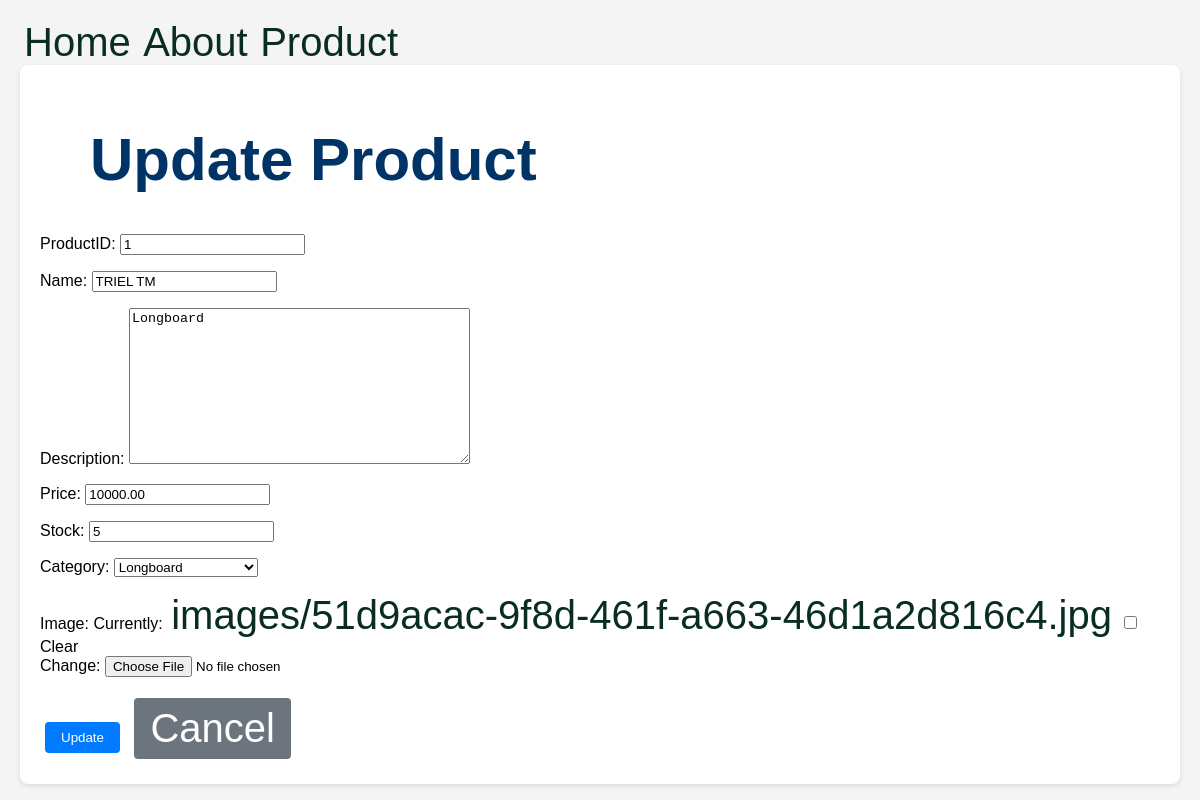
Page /product/1/update/ on the committed database.
### app/models.py (models this page shows, shortened)
class Product(models.Model):
    productID = models.CharField(max_length=20, primary_key=True)
    name = models.CharField(max_length=100)
    description = models.TextField()
    price = models.DecimalField(max_digits=10, decimal_places=2)
    stock = models.PositiveIntegerField()
    category = models.ForeignKey(Category, related_name="products", on_delete=models.CASCADE)
    image = models.ImageField(null=True, blank=True, upload_to='images/')

class Category(models.Model):
    categoryID = models.AutoField(primary_key=True)
    name = models.CharField(max_length=50, unique=True)
    description = models.TextField(null=True, blank=True)
    def __str__(self):
        return self.name

### app/views.py (the view)
# urls.py: path('product/<int:pk>/update/', ProductUpdateView.as_view(), name='product_update'),
class ProductUpdateView(UpdateView):
    model = Product
    fields = '__all__'
    success_url = reverse_lazy('product_list')

### app/templates/app/product_form.html (shortened to what this page needs)
{% extends 'app/base.html' %}
{% load static %}
{% block content %}
    <link rel="stylesheet" href="{% static 'css/style.css' %}">
<div class="form-container">  <h1>{% if form.instance.pk %}Update{% else %}Create{% endif %} Product</h1>  <form method="post" enctype="multipart/form-data">
        {{ form.as_p }}  <button type="submit" class="btn btn-submit">{% if form.instance.pk %}Update{% else %}Create{% endif %}</button>
        <a href="{% url 'product_list' %}" class="btn btn-cancel">Cancel</a>  </form>
</div>
{% endblock content %}

### static/css/base.css (style rules this page uses)
h1 { color: #003366; margin-left: 50px; font-size: 60px; }
a { color: #092e20; font-size: 40px; box-shadow: inset 0 0 0 0 gray; padding: 0 .25rem; transition: color .3s ease-in-out, box-shadow .3s ease-in-out; text-decoration: none; position: relative; }
body { background-repeat: no-repeat; background-attachment: fixed; background-size: cover; }

### static/css/style.css (style rules this page uses)
body { font-family: sans-serif; margin: 20px; background-color: #f4f4f4; }
.product-list-container, .form-container { background-color: white; padding: 20px; border-radius: 8px; box-shadow: 0 2px 5px rgba(0, 0, 0, 0.1); margin-bottom: 20px; }
.btn { display: inline-block; padding: 8px 16px; margin: 5px; text-decoration: none; border-radius: 4px; border: none; cursor: pointer; transition: background-color 0.3s; }
.btn-create, .btn-submit { background-color: #007bff; color: white; }
.btn-cancel { background-color: #6c757d; color: white; }

### rows in the picture
Product: productID "1", name "TRIEL TM", description "Longboard", price "10000.00", stock "5", category "Longboard"
